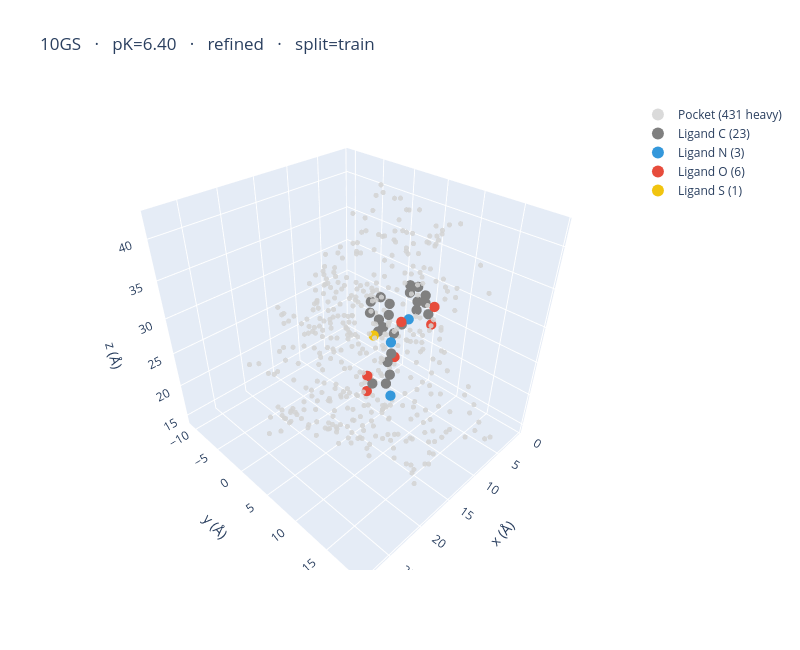

This figure's notebook cell:
### Markdown cell above
## 3. 3D viewer — pocket + ligand

Pocket heavy atoms drawn in grey; ligand heavy atoms coloured by element.

### Code cell
fig = go.Figure()

# Pocket atoms (heavy only)
mask_heavy = poc_arr != 'H'
fig.add_trace(go.Scatter3d(
    x=poc_coords[mask_heavy, 0], y=poc_coords[mask_heavy, 1], z=poc_coords[mask_heavy, 2],
    mode="markers",
    marker=dict(size=3, color="lightgrey", opacity=0.85),
    name=f"Pocket ({mask_heavy.sum()} heavy)",
))

# Ligand atoms by element
for elem in sorted(set(lig_elements)):
    if elem == 'H':
        continue
    mask = lig_arr == elem
    fig.add_trace(go.Scatter3d(
        x=lig_coords[mask, 0], y=lig_coords[mask, 1], z=lig_coords[mask, 2],
        mode="markers",
        marker=dict(size=6, color=ELEM_COLORS.get(elem, "purple")),
        name=f"Ligand {elem} ({mask.sum()})",
    ))

title = (f"{TARGET_PDB_ID.upper()}   ·   pK={row['pK']:.2f}   ·   "
         f"{row['category']}   ·   split={row['new_split']}")
fig.update_layout(
    title=title,
    scene=dict(
        xaxis_title="x (Å)", yaxis_title="y (Å)", zaxis_title="z (Å)",
        aspectmode="data",
    ),
    width=800, height=650,
    legend=dict(itemsizing="constant"),
)
fig.show()

### Figure 1 — Plotly figure (JSON) as saved in the notebook; plotly's stock layout.template omitted (floating-point values rounded to 4 significant figures; data arrays with more than 128 entries replaced by an {"elided": "..."} marker saying what was removed)
{"data": [{"marker": {"color": "lightgrey", "opacity": 0.85, "size": 3}, "mode": "markers", "name": "Pocket (431 heavy)", "type": "scatter3d", "x": {"elided": "431 float values"}, "y": {"elided": "431 float values"}, "z": {"elided": "431 float values"}}, {"marker": {"color": "#808080", "size": 6}, "mode": "markers", "name": "Ligand C (23)", "type": "scatter3d", "x": [15.01, 16.11, 13.63, 13.39, 12.04, 10.47, 10.73, 9.729, 8.93, 7.64, 9.464, 6.893, 8.723, 7.437, 9.834, 7.74, 6.555, 5.33, 6.683, 4.25, 5.611, 4.392, 7.452], "y": [9.987, 8.924, 9.327, 8.708, 8.046, 6.967, 5.484, 3.804, 3.171, 3.614, 2.135, 3.037, 1.55, 2.001, 7.55, 7.933, 7.062, 7.315, 5.941, 6.459, 5.081, 5.339, 9.433], "z": [24.79, 24.83, 24.91, 26.27, 26.4, 27.93, 28.21, 26.26, 27.37, 27.65, 28.13, 28.67, 29.16, 29.43, 29.18, 30.37, 30.63, 30.03, 31.44, 30.22, 31.64, 31.03, 30.35]}, {"marker": {"color": "#3498db", "size": 6}, "mode": "markers", "name": "Ligand N (3)", "type": "scatter3d", "x": [15.09, 11.73, 8.512], "y": [10.8, 7.642, 7.468], "z": [23.55, 27.63, 29.23]}, {"marker": {"color": "#e74c3c", "size": 6}, "mode": "markers", "name": "Ligand O (6)", "type": "scatter3d", "x": [16.52, 11.29, 16.58, 10.52, 7.116, 7.569], "y": [8.515, 7.936, 8.524, 8.023, 9.957, 10.07], "z": [25.94, 25.43, 23.74, 30.08, 31.43, 29.28]}, {"marker": {"color": "#f1c40f", "size": 6}, "mode": "markers", "name": "Ligand S (1)", "type": "scatter3d", "x": [11.29], "y": [4.524], "z": [26.81]}], "layout": {"height": 650, "legend": {"itemsizing": "constant"}, "scene": {"aspectmode": "data", "xaxis": {"title": {"text": "x (Å)"}}, "yaxis": {"title": {"text": "y (Å)"}}, "zaxis": {"title": {"text": "z (Å)"}}}, "title": {"text": "10GS   ·   pK=6.40   ·   refined   ·   split=train"}, "width": 800}}
